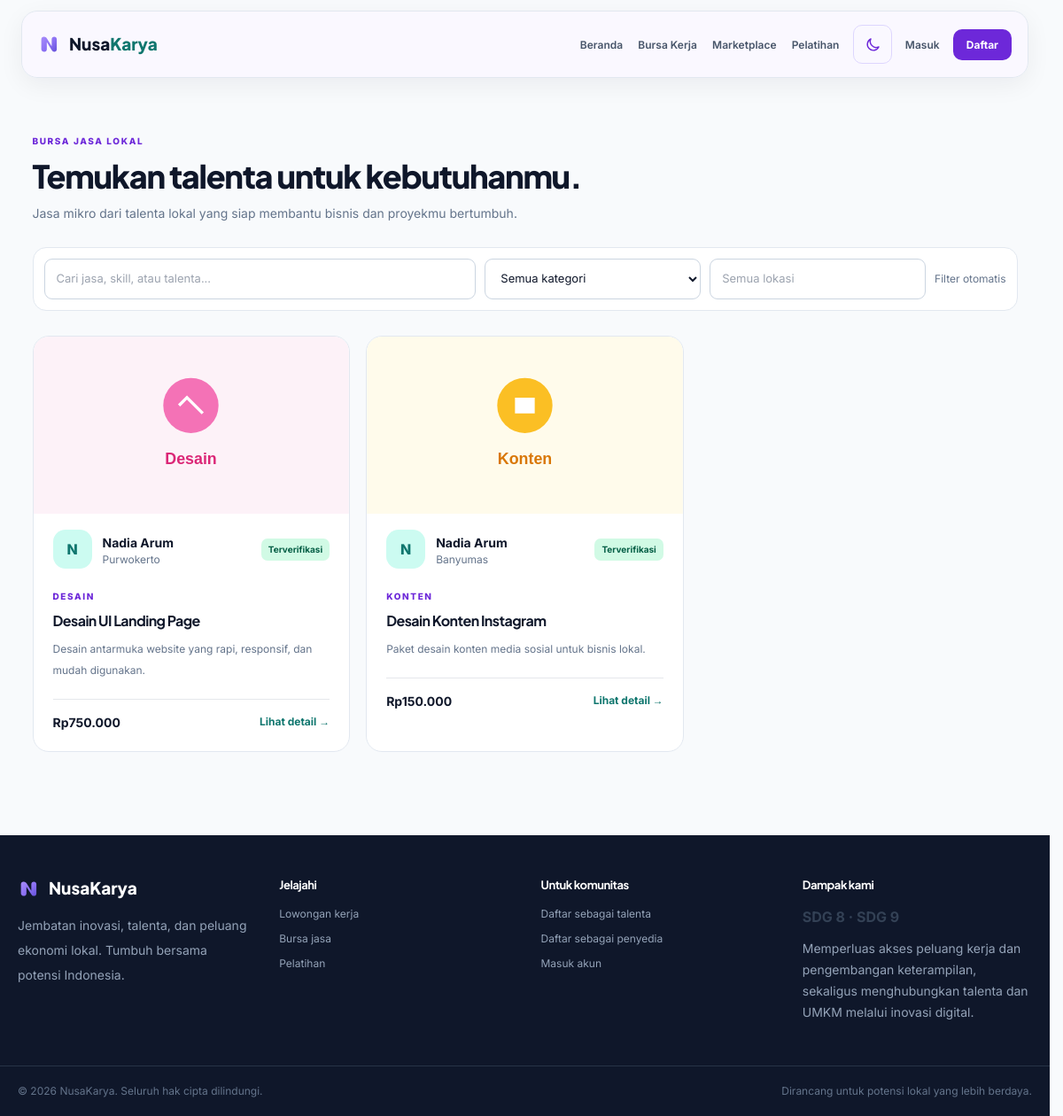
The app's page /jasa.php with its own data.
### tables this page shows
CREATE TABLE IF NOT EXISTS jasa (
  id BIGINT UNSIGNED AUTO_INCREMENT PRIMARY KEY,
  pekerja_id BIGINT UNSIGNED NOT NULL,
  nama_jasa VARCHAR(160) NOT NULL,
  kategori ENUM('Desain','Konten','Teknologi','Administrasi','Lainnya') NOT NULL DEFAULT 'Lainnya',
  lokasi VARCHAR(120) NOT NULL,
  harga_mulai DECIMAL(14,2) NOT NULL DEFAULT 0,
  deskripsi TEXT NOT NULL,
  created_at TIMESTAMP NOT NULL DEFAULT CURRENT_TIMESTAMP,
  CONSTRAINT fk_jasa_pekerja FOREIGN KEY (pekerja_id) REFERENCES users(id) ON DELETE CASCADE,
  INDEX idx_jasa_filter (kategori, lokasi)
);

CREATE TABLE IF NOT EXISTS users (
  id BIGINT UNSIGNED AUTO_INCREMENT PRIMARY KEY,
  nama VARCHAR(120) NOT NULL,
  email VARCHAR(160) NOT NULL UNIQUE,
  password VARCHAR(255) NOT NULL,
  role ENUM('admin','penyedia','pekerja') NOT NULL DEFAULT 'pekerja',
  telepon VARCHAR(25) DEFAULT NULL,
  lokasi VARCHAR(120) DEFAULT NULL,
  deskripsi TEXT DEFAULT NULL,
  skills TEXT DEFAULT NULL,
  foto VARCHAR(255) DEFAULT NULL,
  is_verified TINYINT(1) NOT NULL DEFAULT 0,
  created_at TIMESTAMP NOT NULL DEFAULT CURRENT_TIMESTAMP,
  updated_at TIMESTAMP NULL DEFAULT NULL ON UPDATE CURRENT_TIMESTAMP,
  INDEX idx_users_role (role),
  INDEX idx_users_lokasi (lokasi)
);

### config/koneksi.php (called while the page is built, shortened)
<?php
$host = 'localhost';
$db   = 'db_nusakarya';
$user = 'root';
$pass = '';
try {
    $mysqli = new mysqli($host, $user, $pass, $db);
    $mysqli->set_charset('utf8mb4');
    require_once __DIR__ . '/database.php';
    $pdo = new Database($mysqli);
} catch (mysqli_sql_exception $e) {
    error_log('Database connection error: ' . $e->getMessage());
    http_response_code(500);
    exit('Koneksi database gagal. Periksa konfigurasi di config/koneksi.php.');
}

### config/database.php (called while the page is built, shortened)
<?php
class Database
{
    private mysqli $connection;
    public function __construct(mysqli $connection) { $this->connection = $connection; }
    public function query(string $sql): DatabaseStatement
    {
        $result = $this->connection->query($sql);
        return new DatabaseStatement(null, $result);
    }
}
class DatabaseStatement
{
    private ?mysqli_result $result;
    public function __construct(?mysqli_stmt $statement, ?mysqli_result $result = null, array $parameterNames = [])
    { $this->statement=$statement; $this->result=$result; $this->parameterNames=$parameterNames; }
    public function fetchAll(): array { return $this->result instanceof mysqli_result?$this->result->fetch_all(MYSQLI_ASSOC):[]; }
}

### config/functions.php (called while the page is built, shortened)
<?php
function e(?string $value): string
{
    return htmlspecialchars((string) $value, ENT_QUOTES, "UTF-8");
}
function rupiah($value): string
{
    return "Rp" . number_format((float) $value, 0, ",", ".");
}
function card_image(?string $file, string $kategori, string $folder): string
{
    $cat = strtolower(trim($kategori));
    $map = [
        'desain' => 'placeholder-desain.svg',
        'konten' => 'placeholder-konten.svg',
        'teknologi' => 'placeholder-teknologi.svg',
        'administrasi' => 'placeholder-administrasi.svg',
        'lainnya' => 'placeholder-lainnya.svg',
    ];
    $svg = $map[$cat] ?? 'placeholder-default.svg';
    return BASE_URL . '/assets/img/' . $svg;
}

### jasa.php (the view, shortened to what this page needs)
<?php
require_once __DIR__ . '/config/koneksi.php'; require_once __DIR__ . '/config/functions.php';
try{$items=$pdo->query("SELECT j.*,u.nama pekerja,u.is_verified,(SELECT g.file_path FROM jasa_gambar g WHERE g.jasa_id=j.id ORDER BY g.is_utama DESC, g.urutan ASC, g.id ASC LIMIT 1) AS gambar,(SELECT AVG(r.rating) FROM ulasan r WHERE r.jasa_id=j.id) rating_avg,(SELECT COUNT(*) FROM ulasan r WHERE r.jasa_id=j.id) rating_count FROM jasa j JOIN users u ON u.id=j.pekerja_id ORDER BY j.created_at DESC")->fetchAll();}
catch(mysqli_sql_exception $e){error_log('jasa rating: '.$e->getMessage());$items=$pdo->query("SELECT j.*,u.nama pekerja,u.is_verified,(SELECT g.file_path FROM jasa_gambar g WHERE g.jasa_id=j.id ORDER BY g.is_utama DESC, g.urutan ASC, g.id ASC LIMIT 1) AS gambar FROM jasa j JOIN users u ON u.id=j.pekerja_id ORDER BY j.created_at DESC")->fetchAll();}
$pageTitle='Marketplace Jasa'; require __DIR__.'/includes/header.php';
?>
<main class="max-w-6xl mx-auto px-5 py-16 min-h-[65vh]">
    <p class="eyebrow">Bursa jasa lokal</p>
    <h1 class="text-4xl font-extrabold text-ink mt-3">Temukan talenta untuk kebutuhanmu.</h1>
    <p class="text-sm text-slate-500 mt-3">Jasa mikro dari talenta lokal yang siap membantu bisnis dan proyekmu
        bertumbuh.</p>
    <div class="filter-bar"><input class="form-control" data-filter-search
            placeholder="Cari jasa, skill, atau talenta..."><select class="form-control" data-filter-category>
            <option value="">Semua kategori</option>
        </select><input class="form-control" data-filter-location placeholder="Semua lokasi"><span
            class="self-center text-xs text-slate-500">Filter otomatis</span></div>
    <div class="card-grid"><?php foreach($items as $x): ?><article class="job-card" data-listing-card
            data-search="<?= e($x['nama_jasa'].' '.$x['pekerja'].' '.$x['deskripsi']) ?>"
            data-category="<?= e($x['kategori']) ?>" data-location="<?= e($x['lokasi']) ?>">
            <img class="card-thumb" src="<?= e(card_image($x['gambar'] ?? null, $x['kategori'] ?? '', 'uploads/portfolio')) ?>" alt="<?= e($x['nama_jasa']) ?>" loading="lazy">
            <div class="flex items-center gap-3">
                <div class="avatar"><?= e(strtoupper(substr($x['pekerja'],0,1))) ?></div>
                <div><b class="text-sm text-ink"><?= e($x['pekerja']) ?></b>
                    <p class="text-xs text-slate-500"><?= e($x['lokasi']) ?></p>
                </div><?php if($x['is_verified']): ?><span
                    class="badge-green ml-auto">Terverifikasi</span><?php endif; ?>
            </div>
            <p class="eyebrow mt-6"><?= e($x['kategori']) ?></p>
            <h2 class="font-bold text-ink mt-2"><?= e($x['nama_jasa']) ?></h2>
            <p class="text-xs text-slate-500 leading-6 mt-2"><?= e($x['deskripsi']) ?></p>
            <?php if(!empty($x['rating_count'])): ?><p class="text-xs mt-3"><span class="stars"
                    aria-hidden="true">★</span> <b
                    class="text-ink"><?= number_format((float)$x['rating_avg'],1,',','.') ?></b> <span
                    class="text-slate-500">(<?= (int)$x['rating_count'] ?> ulasan)</span></p><?php endif; ?><div
                class="border-t mt-5 pt-4 flex justify-between"><b
                    class="text-sm text-ink"><?= rupiah($x['harga_mulai']) ?></b><a class="text-link"
                    href="<?= BASE_URL ?>/detail-jasa.php?id=<?= (int)$x['id'] ?>">Lihat detail →</a></div>
        </article><?php endforeach; ?></div>
</main>
<?php require __DIR__.'/includes/footer.php'; ?>

### assets/css/style.css (style rules this page uses)
* { box-sizing: border-box; }
:root { --color-primary: #6d28d9; --color-accent: #047857; --color-neutral-1: #faf8ff; --color-neutral-2: #ddd6fe; --color-text: #1e1b4b; --color-dark-neutral: #17152d; --color-dark-neutral-2: #40386b; --color-dark-card: #252142; --color-dark-text: #faf8ff; }
html { scroll-behavior: smooth; scrollbar-gutter: stable; }
body { font-family: Inter, sans-serif; background: var(--color-neutral-1); color: var(--color-text); min-inline-size: 320px; overflow-x: clip; }
.max-w-6xl { max-width: 1280px; }
.stats-grid, .section-heading, .card-grid, .section>.max-w-6xl { inline-size: 100%; }
.font-heading, h1, h2, h3 { font-family: "Plus Jakarta Sans", sans-serif; letter-spacing: -0.035em; }
.eyebrow { font-size: 10px; letter-spacing: 0.16em; font-weight: 800; color: var(--color-primary); text-transform: uppercase; }
.avatar { width: 44px; height: 44px; border-radius: 14px; background: #ccfbf1; color: #0f766e; display: grid; place-items: center; font-weight: 800; }
.text-link { font-size: 12px; color: #0f766e; font-weight: 700; }
.card-grid { display: grid; grid-template-columns: repeat(3, minmax(0, 1fr)); gap: 18px; }
.job-card { padding: 22px; border: 1px solid #e2e8f0; border-radius: 18px; background: white; transition: 0.2s; overflow: hidden; }
.badge-green { background: #d1fae5; color: #065f46; padding: 5px 8px; border-radius: 7px; font-size: 10px; font-weight: 700; }
.form-control { width: 100%; border: 1px solid #cbd5e1; border-radius: 9px; padding: 12px 13px; font-size: 13px; color: #0f172a; background: white; outline: none; }
.filter-bar { display: grid; grid-template-columns: 2fr 1fr 1fr auto; gap: 10px; background: white; border: 1px solid #e2e8f0; border-radius: 15px; padding: 12px; margin: 28px 0; }
@media (prefers-reduced-motion: no-preference) { .dashboard-grid .surface-card, .card-grid .job-card, .stat-card { animation: dashboard-stagger 450ms both; } }
@media (prefers-reduced-motion: no-preference) { .dashboard-grid .surface-card:nth-child(2), .card-grid .job-card:nth-child(2), .stat-card:nth-child(2) { animation-delay: 60ms; } }
.text-link { color: #0f766e; font-size: 12px; font-weight: 700; cursor: pointer; }
.card-thumb { display: block; width: 100%; aspect-ratio: 16 / 9; object-fit: cover; border-radius: 14px; }
.job-card .card-thumb { display: block !important; width: calc(100% + 44px) !important; max-width: calc(100% + 44px) !important; min-width: calc(100% + 44px) !important; margin: -22px -22px 18px -22px !important; aspect-ratio: 16 / 9; object-fit: cover; border-radius: 17px 17px 0 0 !important; }

### records on screen
jasa: shows a picture, pekerja.nama "N", pekerja.nama "Nadia Arum", lokasi "Purwokerto", kategori "DESAIN", nama_jasa "Desain UI Landing Page", deskripsi "Desain antarmuka website yang rapi, responsif, dan mudah digunakan.", harga_mulai "Rp750.000"
jasa: shows a picture, pekerja.nama "N", pekerja.nama "Nadia Arum", lokasi "Banyumas", kategori "KONTEN", nama_jasa "Desain Konten Instagram", deskripsi "Paket desain konten media sosial untuk bisnis lokal.", harga_mulai "Rp150.000"
